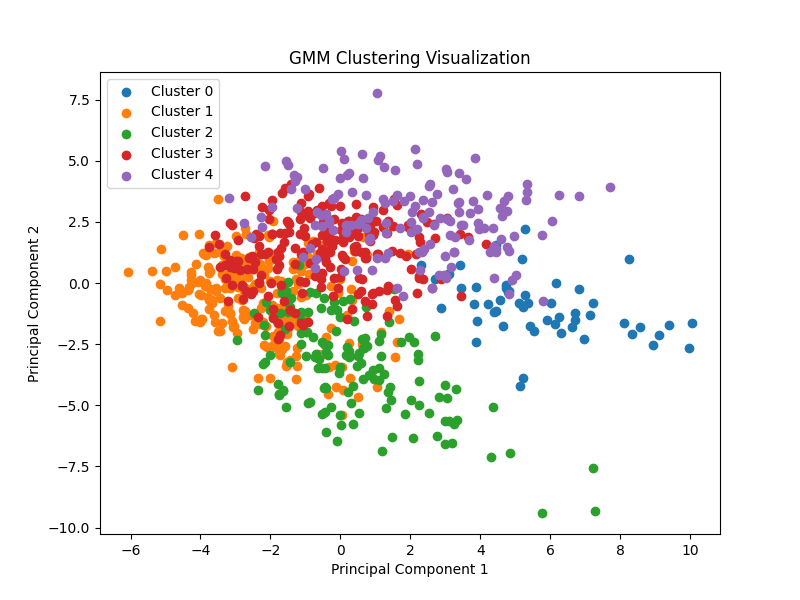

The script that saved this image:
import librosa
import numpy as np
import os
import matplotlib.pyplot as plt
from sklearn.mixture import GaussianMixture
from sklearn.preprocessing import StandardScaler
from sklearn.metrics import adjusted_rand_score, accuracy_score
from sklearn.decomposition import PCA
from scipy.optimize import linear_sum_assignment
import random

BASE_PATH = "dataset2/" # dataset2/

# Apply random data augmentation techniques to the audio.
def augment_audio(y, sr):
    # Random pitch shifting (-2 to +2 semitones)
    n_steps = random.uniform(-2, 2)
    y = librosa.effects.pitch_shift(y, sr=sr, n_steps=n_steps)

    # Add Gaussian noise with random variance
    noise_level = random.uniform(0.002, 0.01)
    noise = np.random.normal(0, noise_level, y.shape)
    y = y + noise

    return y

# Function to extract audio features from a given file
def extract_features(file_path):
    y, sr = librosa.load(file_path, sr=None)

    y = augment_audio(y, sr) # Apply data augmentation or not, can be annotated

    mfcc = librosa.feature.mfcc(y=y, sr=sr, n_mfcc=13) # Extract MFCC features
    zcr = librosa.feature.zero_crossing_rate(y) # Extract ZCR feature
    rms = librosa.feature.rms(y=y) # Extract RMS energy feature

    # Combine extracted features into a single feature vector
    feature_vector = np.hstack([
        np.mean(mfcc, axis=1),
        np.std(mfcc, axis=1),
        np.mean(zcr),
        np.std(zcr),
        np.mean(rms),
        np.std(rms)
    ])
    return feature_vector

# Function to calculate ACC using Hungarian Algorithm
def cluster_accuracy(y_true, y_pred):
    labels = np.unique(y_true)
    clusters = np.unique(y_pred)

    # Compute confusion matrix
    cost_matrix = np.zeros((len(labels), len(clusters)))
    for i, label in enumerate(labels):
        for j, cluster in enumerate(clusters):
            cost_matrix[i, j] = -np.sum((y_true == label) & (y_pred == cluster))  # Negative for minimization

    # Hungarian algorithm to find the best mapping
    row_ind, col_ind = linear_sum_assignment(cost_matrix)

    # Remap cluster labels to match ground truth
    mapping = {clusters[col]: labels[row] for row, col in zip(row_ind, col_ind)}
    mapped_preds = np.array([mapping[label] for label in y_pred])

    return accuracy_score(y_true, mapped_preds)

if __name__ == "__main__":
    # Initialize data storage
    data = []
    labels = []

    # Dataset and class labels
    base_path = BASE_PATH
    class_names = ["Drum_Solo", "Piano_Solo", "Violin_Solo", "Acoustic_Guitar_Solo", "Electric_Guitar_Solo"]
    
    # Loop through each instrument category
    for label, class_folder in enumerate(class_names):
        print(f"Extract features from {class_folder}...")
        class_path = os.path.join(base_path, class_folder)

        # Loop through each audio file in the category
        for file in os.listdir(class_path):
            if file.endswith(".wav"):
                file_path = os.path.join(class_path, file)

                # Extract features from the audio file
                features = extract_features(file_path)

                # Append features and corresponding label
                data.append(features)
                labels.append(label)

    data = np.array(data)
    labels = np.array(labels)

    # Normalize the feature data
    scaler = StandardScaler()
    data = scaler.fit_transform(data)

    # GMM
    num_clusters = len(class_names)
    gmm = GaussianMixture(n_components=num_clusters, random_state=777)
    predicted_labels = gmm.fit_predict(data)

    # Calculate ARI
    ari_score = adjusted_rand_score(labels, predicted_labels)
    print(f"ARI score: {ari_score:.4f}")

    # Calculate ACC
    acc_score = cluster_accuracy(labels, predicted_labels)
    print(f"Accuracy: {acc_score:.4f}")

    # Use PCA to reduce dimension to 2D for visualization
    pca = PCA(n_components=2)
    data_2d = pca.fit_transform(data)

    # Plot
    plt.figure(figsize=(8, 6))
    unique_clusters = set(predicted_labels)
    for cluster in unique_clusters:
        plt.scatter(data_2d[predicted_labels == cluster, 0], 
                    data_2d[predicted_labels == cluster, 1], 
                    label=f'Cluster {cluster}')
    plt.title("GMM Clustering Visualization")
    plt.xlabel("Principal Component 1")
    plt.ylabel("Principal Component 2")
    plt.legend()
    plt.savefig("GMM.png")
